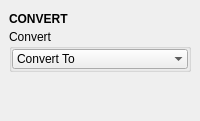
<?xml version="1.0" encoding="UTF-8"?>
<ui version="4.0">
 <class>QtUi</class>
 <widget class="QMainWindow" name="QtUi">
  <property name="enabled">
   <bool>true</bool>
  </property>
  <property name="geometry">
   <rect>
    <x>0</x>
    <y>0</y>
    <width>200</width>
    <height>121</height>
   </rect>
  </property>
  <property name="tabShape">
   <enum>QTabWidget::Triangular</enum>
  </property>
  <property name="dockNestingEnabled">
   <bool>true</bool>
  </property>
  <property name="dockOptions">
   <set>QMainWindow::AllowNestedDocks|QMainWindow::AllowTabbedDocks|QMainWindow::AnimatedDocks|QMainWindow::ForceTabbedDocks</set>
  </property>
  <widget class="QWidget" name="central_widget">
   <property name="minimumSize">
    <size>
     <width>200</width>
     <height>0</height>
    </size>
   </property>
   <layout class="QVBoxLayout" name="verticalLayout_3">
    <item>
     <layout class="QVBoxLayout" name="verticalLayout">
      <property name="spacing">
       <number>0</number>
      </property>
      <item>
       <widget class="Header" name="header">
        <property name="minimumSize">
         <size>
          <width>0</width>
          <height>20</height>
         </size>
        </property>
        <property name="font">
         <font>
          <weight>75</weight>
          <bold>true</bold>
         </font>
        </property>
        <property name="text">
         <string>CONVERT</string>
        </property>
       </widget>
      </item>
      <item>
       <widget class="QGroupBox" name="groupBox">
        <property name="title">
         <string>Convert</string>
        </property>
        <layout class="QVBoxLayout" name="verticalLayout_2">
         <property name="spacing">
          <number>1</number>
         </property>
         <property name="leftMargin">
          <number>0</number>
         </property>
         <property name="topMargin">
          <number>0</number>
         </property>
         <property name="rightMargin">
          <number>0</number>
         </property>
         <property name="bottomMargin">
          <number>0</number>
         </property>
         <item>
          <widget class="ComboBox" name="cmb001">
           <property name="minimumSize">
            <size>
             <width>0</width>
             <height>20</height>
            </size>
           </property>
           <property name="maximumSize">
            <size>
             <width>16777215</width>
             <height>20</height>
            </size>
           </property>
           <property name="maxVisibleItems">
            <number>40</number>
           </property>
           <property name="sizeAdjustPolicy">
            <enum>QComboBox::AdjustToContentsOnFirstShow</enum>
           </property>
           <property name="frame">
            <bool>false</bool>
           </property>
           <item>
            <property name="text">
             <string>Convert To</string>
            </property>
           </item>
          </widget>
         </item>
        </layout>
       </widget>
      </item>
      <item>
       <spacer name="verticalSpacer">
        <property name="orientation">
         <enum>Qt::Vertical</enum>
        </property>
        <property name="sizeHint" stdset="0">
         <size>
          <width>0</width>
          <height>10</height>
         </size>
        </property>
       </spacer>
      </item>
     </layout>
    </item>
   </layout>
  </widget>
 </widget>
 <customwidgets>
  <customwidget>
   <class>Header</class>
   <extends>QLabel</extends>
   <header>uitk.widgets.header.Header.h</header>
  </customwidget>
  <customwidget>
   <class>ComboBox</class>
   <extends>QComboBox</extends>
   <header>uitk.widgets.comboBox.ComboBox.h</header>
  </customwidget>
 </customwidgets>
 <resources/>
 <connections/>
 <designerdata>
  <property name="gridDeltaX">
   <number>5</number>
  </property>
  <property name="gridDeltaY">
   <number>5</number>
  </property>
  <property name="gridSnapX">
   <bool>true</bool>
  </property>
  <property name="gridSnapY">
   <bool>true</bool>
  </property>
  <property name="gridVisible">
   <bool>true</bool>
  </property>
 </designerdata>
</ui>
